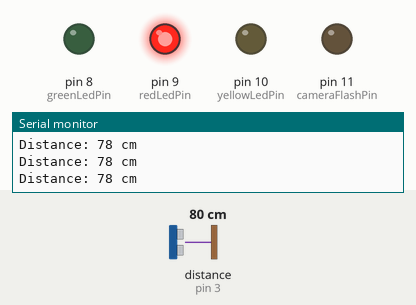
A sketch run on a simulated Arduino Uno, built with avr-gcc and run on an emulated ATmega328P. Shown: output pins drawn as LEDs (lit = HIGH), the last lines printed to the serial monitor. Wiring (inferred from the names in the program): ultrasonic range finder: trigger pin 2; echo pin 3. The inputs (shaded band) are chosen by the test bench; at power-on: distance to the obstacle (sensor on pin 3) 80 cm. The echo pulse lasts 58.3 µs per cm; pins used as bus, display or sensor lines are not drawn.

Above: at 4.9 s.
5.0 s: distance to the obstacle (sensor on pin 3) set to 31 cm
6.5 s: distance to the obstacle (sensor on pin 3) set to 25 cm
At 9.7 s:
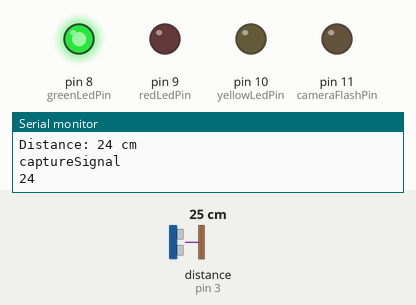
At 12.4 s:
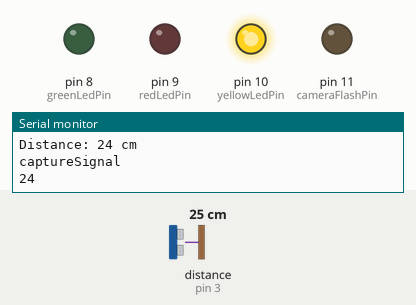
Timing chart, 0 to 14.6 s (numbered marks = the images above; inputs shaded):
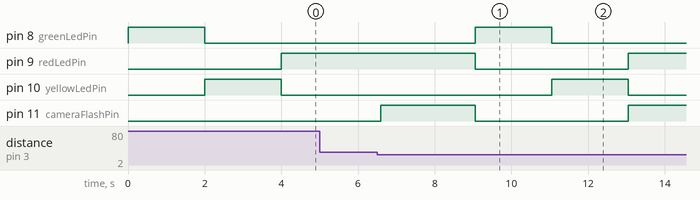

Measured:
- the behaviour switches between 29 and 28 cm on distance to the obstacle (sensor on pin 3) (found by bisection; images 0 and 1)
- after the input at 6.5 s, pin 11 (cameraFlashPin): LOW → HIGH after 0.10 s, → LOW 2.5 s later, → HIGH 4.0 s later

The sketch:

arduino-code.ino
```cpp
// --- Pin Definitions ---
const int greenLedPin = 8;
const int redLedPin = 9;
const int yellowLedPin = 10;
const int cameraFlashPin = 11;
const int trigPin = 2;
const int echoPin = 3;
const int powerPin = 5;

// --- System Configurations ---
const int thresholdDistance = 28;
const unsigned long greenLightTime = 2000;
const unsigned long yellowLightTime = 2000;
const unsigned long redLightTime = 5000;

void setup() {
  pinMode(greenLedPin, OUTPUT);
  pinMode(redLedPin, OUTPUT);
  pinMode(yellowLedPin, OUTPUT);
  pinMode(cameraFlashPin, OUTPUT);
  pinMode(powerPin, OUTPUT);
  pinMode(trigPin, OUTPUT);
  pinMode(echoPin, INPUT);

  // Initial State Setup
  digitalWrite(greenLedPin, HIGH);
  digitalWrite(redLedPin, LOW);
  digitalWrite(yellowLedPin, LOW);
  digitalWrite(cameraFlashPin, LOW);
  digitalWrite(powerPin, HIGH);

  Serial.begin(9600);
}

void loop() {

  digitalWrite(greenLedPin, HIGH);
  delay(greenLightTime);
  digitalWrite(greenLedPin, LOW);


  digitalWrite(yellowLedPin, HIGH);
  delay(yellowLightTime);
  digitalWrite(yellowLedPin, LOW);


  digitalWrite(redLedPin, HIGH);


  unsigned long redStartTime = millis();


  while (millis() - redStartTime < redLightTime) {

    int distance = getDistance();

    Serial.print("Distance: ");
    Serial.print(distance);
    Serial.println(" cm");

      if (distance > 0 && distance < thresholdDistance) {
      Serial.println("captureSignal");
      Serial.println(distance);

      // Flash the camera LED
      digitalWrite(cameraFlashPin, HIGH);
      delay(100);
      digitalWrite(cameraFlashPin, LOW);
    } else {

      delay(100);
    }
  }


  digitalWrite(redLedPin, LOW);
}


int getDistance() {
  digitalWrite(trigPin, LOW);
  delayMicroseconds(2);
  digitalWrite(trigPin, HIGH);
  delayMicroseconds(10);
  digitalWrite(trigPin, LOW);

  long duration = pulseIn(echoPin, HIGH);
  int calculatedDistance = duration * 0.034 / 2;

  return calculatedDistance;
}
```
